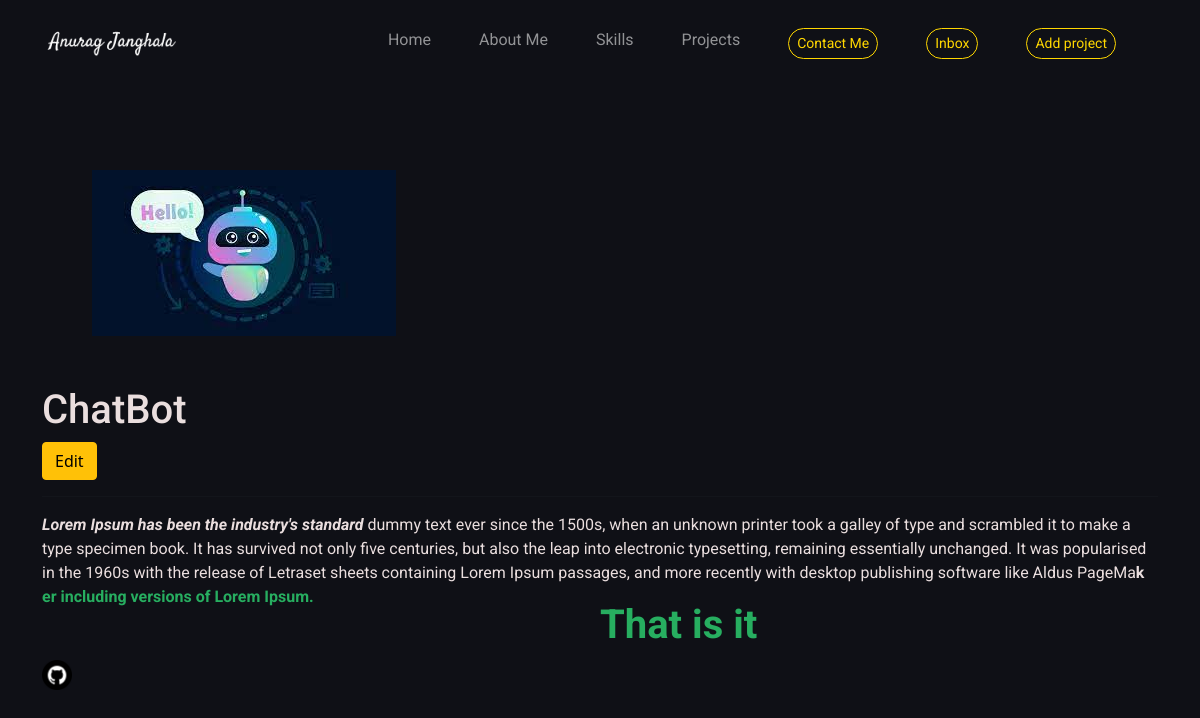
The app's page /project/fbf987c0-e66a-481e-a0bd-71933bc30f43/ (signed in) with its own data.
### folio/models.py (models this page shows, shortened)
class Project(models.Model):
    title = models.CharField(max_length=200)
    thumbnail = models.ImageField(null=True)
    description = RichTextUploadingField()
    slug = models.SlugField(null=True, blank=True)
    created = models.DateTimeField(auto_now_add=True)
    id = models.UUIDField(default=uuid.uuid4, unique=True, primary_key=True, editable=False)

### folio/views.py (the view)
# urls.py: path('project/<str:pk>/', views.projectPage, name='project'),
def projectPage(request, pk):
    project = Project.objects.get(id=pk)
    context = {'project': project}
    return render(request, 'folio/project.html', context)

### folio/templates/folio/project.html
{% extends 'base.html' %} {% load static %} {% block css_files %}
<link rel="stylesheet" href="{% static 'folio/style.css' %}" />
<link rel="stylesheet" href="{% static 'folio/project.css' %}" />
{% endblock %} {% block content %}
<div class="container">
  <img class="project--image" src="{{ project.thumbnail.url }}" alt="" />
  <h1>{{project.title}}</h1>
  <a class="btn btn-warning" href="{% url 'edit-project' project.id %}">Edit</a>
  <hr />
  <p>{{project.description|safe}}</p>
</div>
{% endblock %}

### static/global.css (style rules this page uses)
html { font-family: 'Roboto', sans-serif; }
body { margin: 0; padding: 0; box-sizing: border-box; background-color: #0f1016; }

### folio/static/folio/style.css (style rules this page uses)
span { float: left; width: 50%; }

### folio/static/folio/project.css (style rules this page uses)
.container { margin-top: 60px; }
.project--image { max-width: 800px; margin: 50px; }
h1,p { font-family: Roboto,sans-serif; color: #EADEDE; }

### records on screen
Project: thumbnail (picture), title "ChatBot", description "Lorem Ipsum has been the industry's standard dummy text ever since the 1500s, when an unknown printer took a galley of type and scrambled it to make a type specimen book. It has survived not only five centuries, but also the leap into electronic typesetting, remaining essentially unchanged. It was popularised in the 1960s with the release of Letraset sheets containing Lorem Ipsum passages, and more recently with desktop publishing software like Aldus PageMa k er including versions of Lorem Ipsum. That is it", description (picture)
